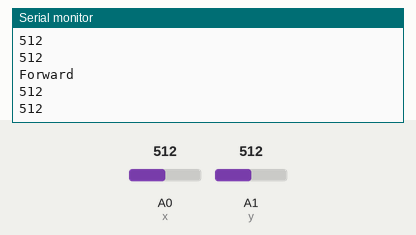
Simulated run of this sketch. Board: Arduino Uno, built with avr-gcc and run on an emulated ATmega328P. Shown: the last lines printed to the serial monitor. The inputs (shaded band) are chosen by the test bench; at power-on: A1 (y) = 512, A0 (x) = 512. No radio packets arrive unless stated.

Above: at 1.7 s.
1.8 s: A1 (y) set to 306
At 2.7 s:
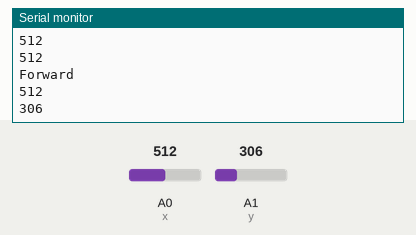
4.8 s: A0 (x) set to 306
At 5.5 s:
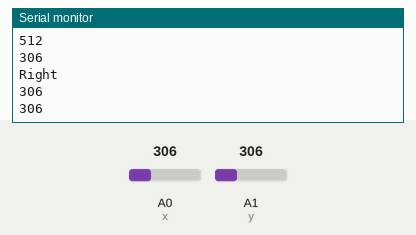
7.6 s: A0 (x) set to 122
At 8.3 s:
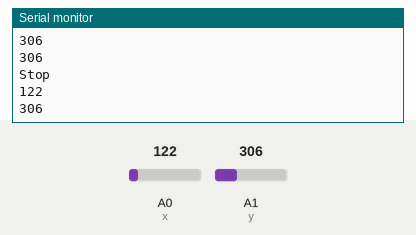
10.4 s: A1 (y) set to 122
At 11.1 s:
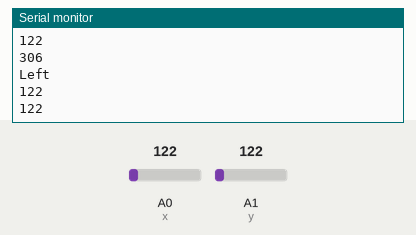
Timing chart, 0 to 13.4 s (numbered marks = the images above; inputs shaded):
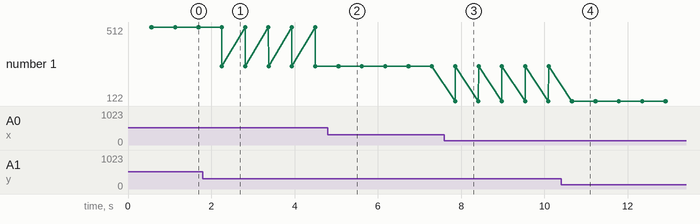

Measured:
- after the input at 1.8 s, the serial monitor: prints a new line after 0.46 s (image 1)
- after the input at 7.6 s, the serial monitor: prints a new line after 0.25 s (image 3)
- plotted number 1: 512 → 306 after the input at 1.8 s

The sketch:

Hand_Gesture_TX.ino
```cpp
#include <VirtualWire.h>
//z values are commented out as they are not used in this project
#define x A0
#define y A1
// #define z A2

char *data;

int x_val;
int y_val;
// int z_val;
int a=30;
int x_val2;
int y_val2;
// int z_val2;

void setup()
{
  vw_set_tx_pin(12);
  vw_setup(2000);
  pinMode(x, INPUT);
  pinMode(y, INPUT);
  //pinMode(z, INPUT);
  Serial.begin(9600);

  //This will creatw problems if while switching on the remote you tilt it
  // x_val2 = analogRead(x);
  // y_val2 = analogRead(y);
  // z_val2 = analogRead(z);

  // Check stable conddition values and asign those here
  x_val2=335;
  y_val2=335;

  vw_send((uint8_t *)data, strlen("s"));
  vw_wait_tx();
  delay(500);
}

void loop()
{
  x_val = analogRead(x);
  y_val = analogRead(y);
  // z_val = analogRead(z);
  Serial.println(x_val);
  Serial.println(y_val);


  int x_axis = x_val - x_val2;
  int y_axis = y_val - y_val2;
  // int z_axis = z_val - z_val2;

  if(y_axis >= a)
  {
    data="f";
    vw_send((uint8_t *)data, strlen(data));
    vw_wait_tx();
    delay(500);
    Serial.println("Forward");
  }
  else if(y_axis <= -a)
  {
    data="b";
    vw_send((uint8_t *)data, strlen(data));
    vw_wait_tx();
    delay(500);
    Serial.println("Backward");
  }
  else if(x_axis >= a)
  {
    data="r";
    vw_send((uint8_t *)data, strlen(data));
    vw_wait_tx();
    delay(500);
    Serial.println("Right");
  }
  else if(x_axis <= -a)
  {
    data="l";
    vw_send((uint8_t *)data, strlen(data));
    vw_wait_tx();
    delay(500);
    Serial.println("Left");
  }
  else
  {
    data="s";
    vw_send((uint8_t *)data, strlen(data));
    vw_wait_tx();
    delay(500);
    Serial.println("Stop");
  }
}
```
